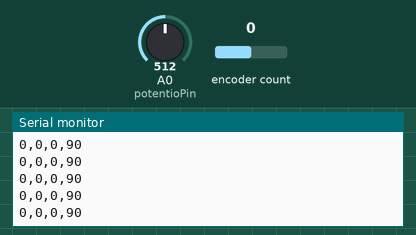
Simulated run of this sketch. Board: Arduino Uno, built with avr-gcc and run on an emulated ATmega328P. On the bench: the last lines printed to the serial monitor. The inputs (shaded band) are chosen by the test bench; at power-on: A0 (potentioPin) = 512, encoder count 0.

Above: at 1.2 s.
1.3 s: A0 (potentioPin) set to 550
At 1.9 s:
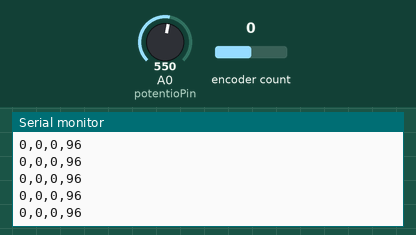
4.3 s: A0 (potentioPin) set to 585
At 4.9 s:
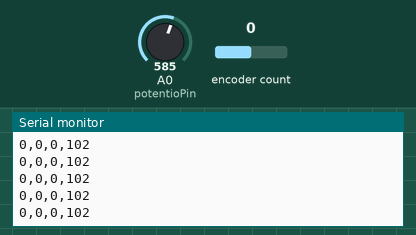
Timing chart, 0 to 7.3 s (numbered marks = the images above; inputs shaded):
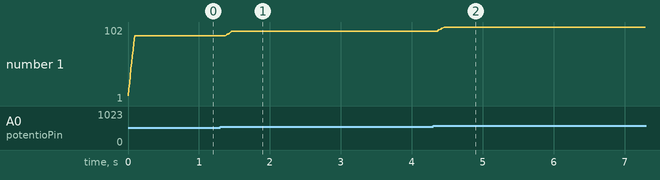

The sketch:

rotataryEncoderConnection_Input_duplex2.ino
```cpp
#include <Encoder.h>

// encoder on pins 2 and 3
Encoder myEncoder(2, 3);

// previous position of the encoder:
long newPosition = 0;
int lastPosition  = 0;
int checkLastPosition  = 0;
long checkNewPosition = 0;

/*---------smoothing value---------*/
int potentioPin = A0;
int potentioValue;
const int numReadings = 10;
int readings[numReadings];      // the readings from the analog input
int readIndex = 0;              // the index of the current reading
int total = 0;                  // the running total
int average = 0;
/*--------------------------------*/

int difference;
int stepperDirection;
boolean turnDetected;
int turned;

void setup() {
  Serial.begin(9600);

  /*---------smoothing value---------*/
  // initialize all the readings to 0:
  for (int thisReading = 0; thisReading < numReadings; thisReading++) {
    readings[thisReading] = 0;
  }
  /*--------------------------------*/
}

void loop() {

  newPosition = myEncoder.read();
  if (newPosition != lastPosition) {
    lastPosition = newPosition;
    checkNewPosition = newPosition; // if ther's change record that

    difference = checkNewPosition - checkLastPosition;

    turnDetected = true;
    turned = 1;

    Serial.print(checkNewPosition); // rotary encoder position
    Serial.print(",");
    Serial.print(turned); // rotaryturning true or false
    Serial.print(",");
    Serial.print(stepperDirection); // stepper directon
    Serial.print(",");
    Serial.println(potentioValue);  // send potentio value to servo

    //    Serial.print("checkLastPosition: ");
    //    Serial.println(checkLastPosition);
    //    Serial.print("checkNewPosition: ");
    //    Serial.println(checkNewPosition);
  }
  else {
    turnDetected = false;
    turned = 0;
  }
  checkLastPosition = checkNewPosition;

  if (turnDetected) {
    if (difference == 1)
    {
      stepperDirection = 1;
    } else if (difference == -1) {
      stepperDirection = -1;
    }
  }

  /*---------smoothing value---------*/
  // subtract the last reading:
  total = total - readings[readIndex];
  // read from the sensor:
  readings[readIndex] = analogRead(potentioPin);
  // add the reading to the total:
  total = total + readings[readIndex];
  // advance to the next position in the array:
  readIndex = readIndex + 1;

  // if we're at the end of the array...
  if (readIndex >= numReadings) {
    // ...wrap around to the beginning:
    readIndex = 0;
  }

  // calculate the average:
  average = total / numReadings;
  // send it to the computer as ASCII digits
  delay(1);        // delay in between reads for stability
  /*--------------------------------*/

  //map 0~1023 (1005) to 0~180
  potentioValue  = map(average, 0, 1023, 0, 180);

  if (newPosition == lastPosition)
  {
    Serial.print(checkNewPosition); // rotary encoder position
    Serial.print(",");
    Serial.print(turned); // rotaryturning true or false
    Serial.print(",");
    Serial.print(stepperDirection); // stepper directon
    Serial.print(",");
    Serial.println(potentioValue);  // send potentio value to servo
  }
}
```

Measured:
- after the input at 1.3 s, the serial monitor: prints a new line after 0.08 s (image 1)
- after the input at 4.3 s, the serial monitor: prints a new line after 0.07 s (image 2)
- plotted number 1: 90 → 96 after the input at 1.3 s, 96 → 1 after the input at 4.3 s
